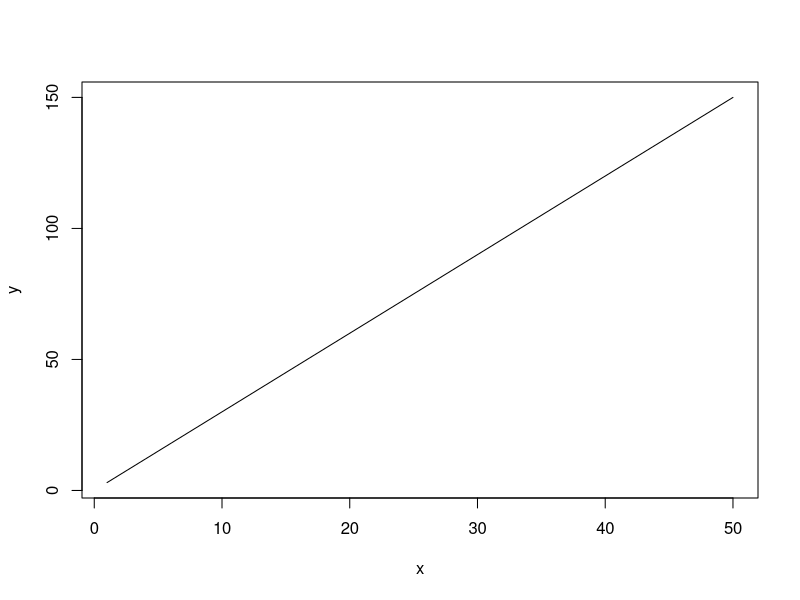
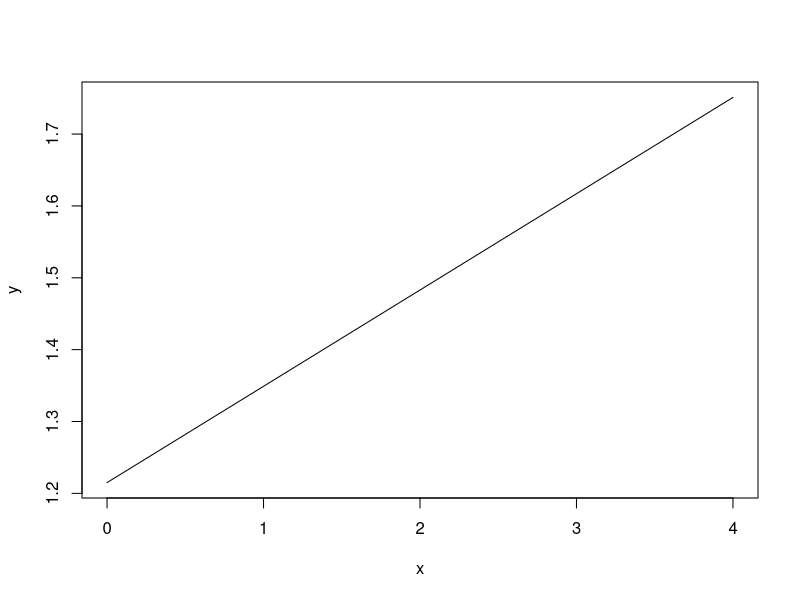
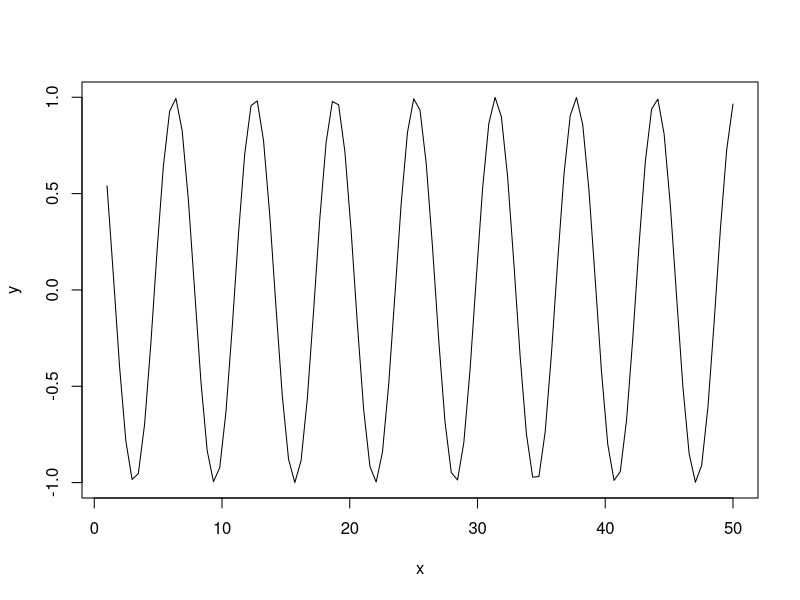
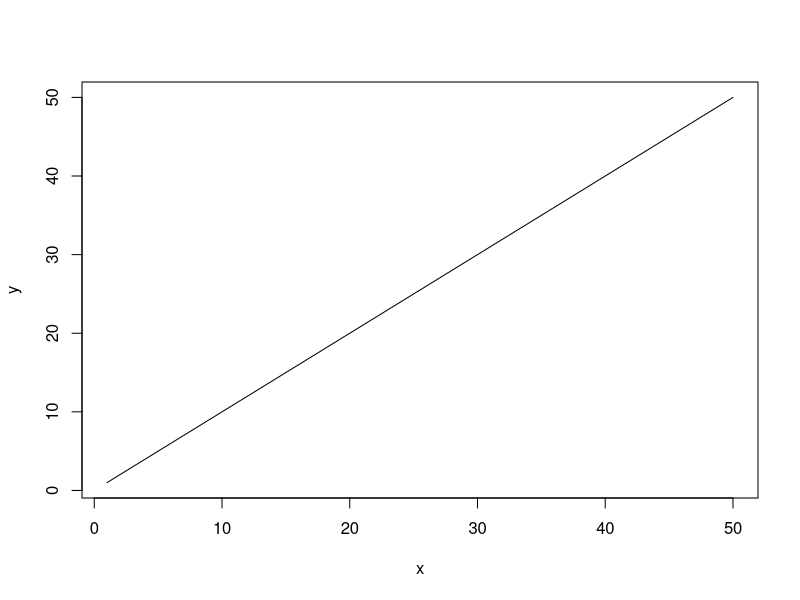
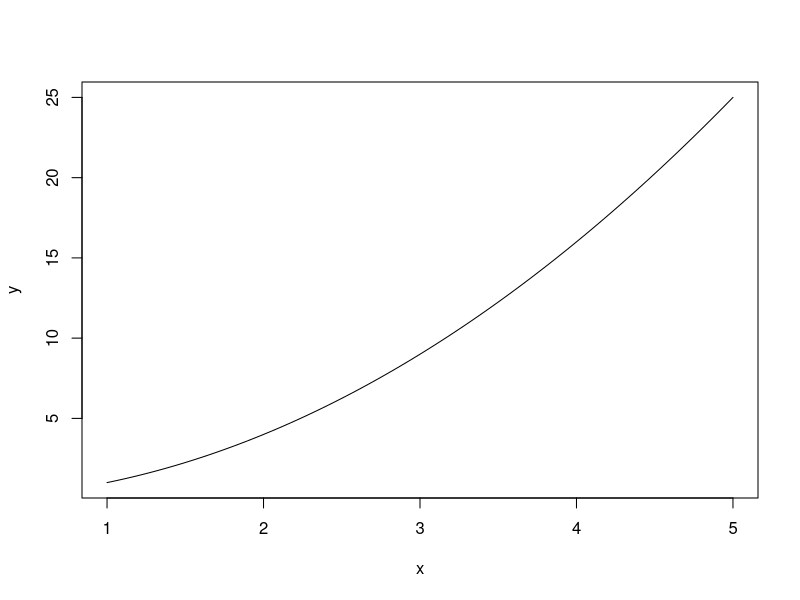
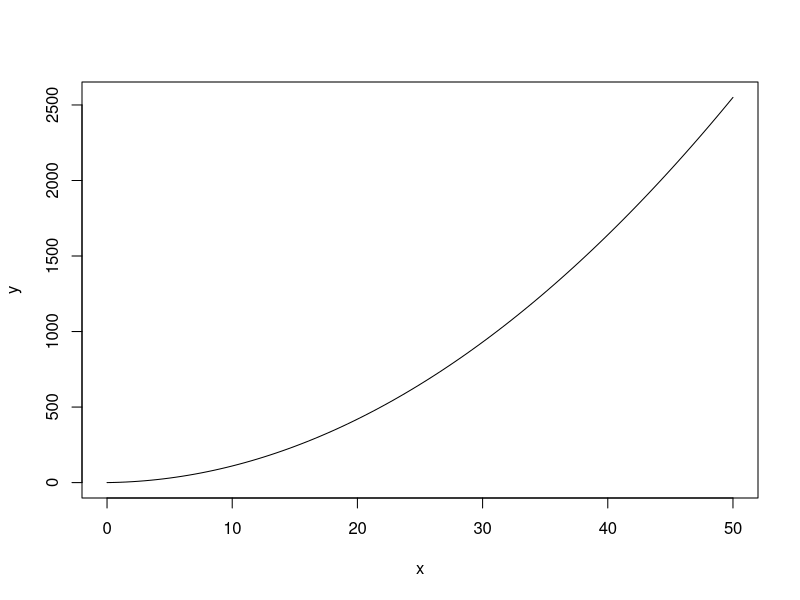
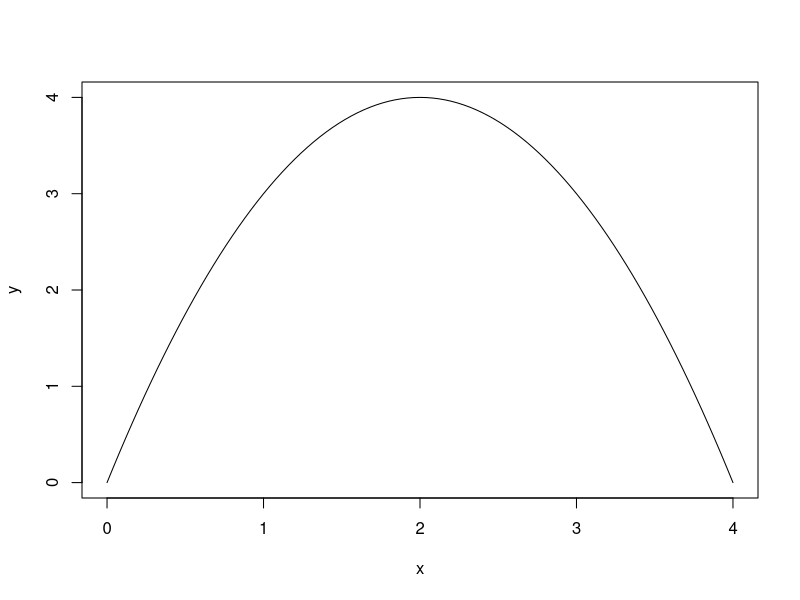
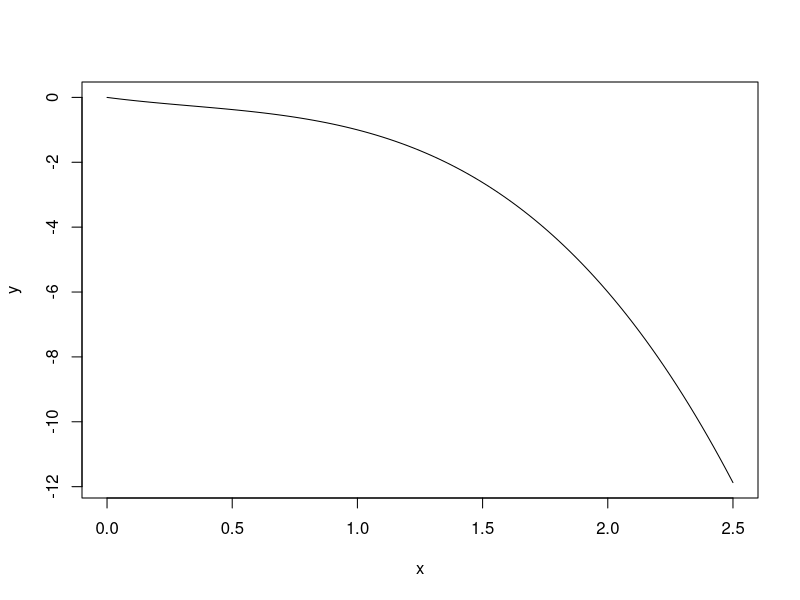

The R source for these figures, in order:
## ---- chunk 1

curve(3*x, from=1, to=50, , xlab="x", ylab="y")

## ---- chunk 2

curve(1.215 + 0.134*x, from=0, to=4, , xlab="x", ylab="y")

## ---- chunk 3
curve(cos(x), from=1, to=50, , xlab="x", ylab="y")
## ---- chunk 4
curve(1*x, from=1, to=50, , xlab="x", ylab="y")
## ---- chunk 5
curve(x^2, from=1, to=5, , xlab="x", ylab="y")
## ---- chunk 6
curve(x+x^2, from=0, to=50, , xlab="x", ylab="y")
## ---- chunk 7

curve(4*x-x^2, from=0, to=4, , xlab="x", ylab="y")

## ---- chunk 8

curve(-x+x^2-x^3, from=0, to=2.5, , xlab="x", ylab="y")

## ---- chunk 9
efunction <- function(x, y) {
return((1 + 1/x)^x)
}
## ---- chunk 10
efunction(2)
efunction(3)
efunction(1000)
efunction(1000000)
## ---- chunk 11
curve(log(x), from=1, to=8, , xlab="x", ylab="y")
## ---- chunk 12
curve(3-(x-2)^2, from=0, to=4, , xlab="x", ylab="y")
## ---- chunk 13
curve(1+(1/x^2), from=0, to=20, , xlab="x", ylab="y")
## ---- chunk 14
curve((x-1)*(x-3)*(x-4), from=1, to=5, , xlab="x", ylab="y")
## ---- chunk 15
curve(2*x^3, from=-5, to=5, , xlab="x", ylab="y")
## ---- chunk 16
curve(x-x^2, from=0, to=1, , xlab="x", ylab="y")
